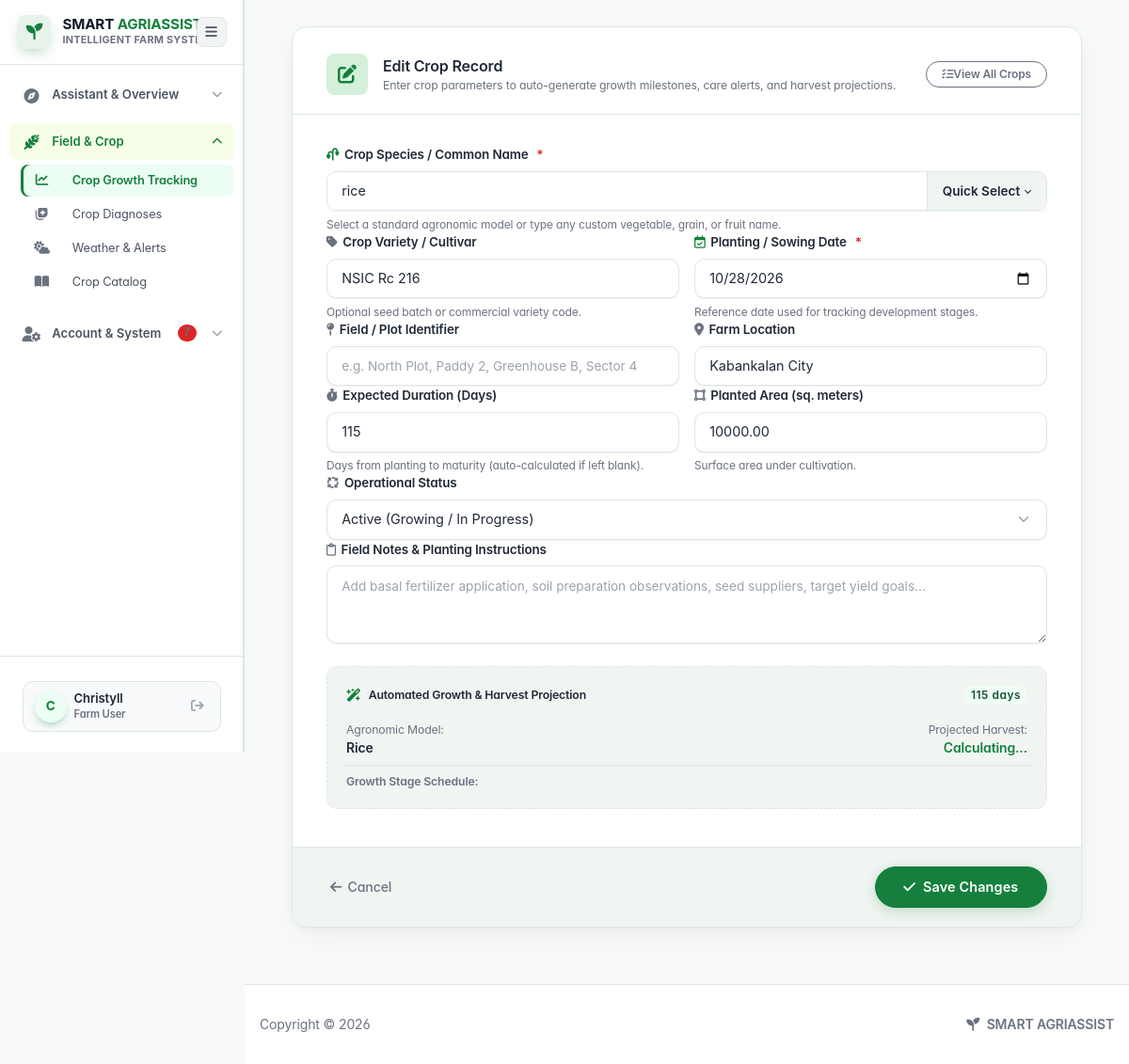
Screenshot of /crops/tracker/1/edit/ (signed in) with the database file from the repository.
### apps/crops/models.py (models this page shows, shortened)
class Crop(models.Model):
    class Status(models.TextChoices):
        ACTIVE = 'active', 'Active (Growing)'
        HARVESTED = 'harvested', 'Harvested'
        LOST = 'lost', 'Crop Loss / Cancelled'
        PLANNED = 'planned', 'Planned (Not yet sown)'
    owner = models.ForeignKey(
        settings.AUTH_USER_MODEL,
        related_name='registered_crops',
        on_delete=models.CASCADE,
    )
    crop_name = models.CharField(max_length=100, help_text='e.g. Rice, Corn, Tomato, Eggplant')
    variety = models.CharField(max_length=150, blank=True, help_text='Specific crop variety or hybrid, if known')
    planting_date = models.DateField(help_text='Date when seeds were sown or seedlings transplanted')
    farm_location = models.CharField(max_length=255, blank=True, help_text='Farm site or municipality')
    field_name = models.CharField(max_length=150, blank=True, help_text='Field identifier (e.g. North Plot 1)')
    expected_duration_days = models.PositiveIntegerField(
        default=90,
        help_text='Expected days from planting to harvest',
    )
    area_sqm = models.DecimalField(
        max_digits=10,
        decimal_places=2,
        default=0,
        validators=[MinValueValidator(0)],
        help_text='Planted area in square meters',
    )
    status = models.CharField(max_length=20, choices=Status.choices, default=Status.ACTIVE)
    notes = models.TextField(blank=True, help_text='Custom field observations and agronomic notes')
    created_at = models.DateTimeField(auto_now_add=True)
    updated_at = models.DateTimeField(auto_now=True)
    class Meta:
        db_table = 'tblregisteredcrop'
        ordering = ['-planting_date', 'crop_name']
        indexes = [
            models.Index(fields=['owner', 'status'], name='crop_owner_status_idx'),
            models.Index(fields=['owner', '-planting_date'], name='crop_owner_planted_idx'),
        ]

### apps/crops/views.py (the view, shortened to what this page needs)
# urls.py: path('tracker/<int:pk>/edit/', views.crop_edit, name='crop_edit'),
@login_required
@require_http_methods(['GET', 'POST'])
def crop_edit(request, pk):
    crop = get_object_or_404(Crop, pk=pk, owner=request.user)
    return render(
        request,
        'crops/crop_form.html',
        {
            'action': 'edit',
            'crop': crop,
            'available_crops': list(CROP_PROFILES.keys()),
        },
    )

### templates/crops/crop_form.html (shortened to what this page needs)
{% extends "theme/base.html" %}
{% block content %}
<div class="container-xl crops-page">
  <div class="modern-form-wrapper">
    <div class="card modern-form-card">
      <div class="modern-card-header d-flex align-items-center justify-content-between">
        <div class="d-flex align-items-center gap-3">
          <div
            class="p-2 rounded-3 bg-success-subtle text-success d-inline-flex align-items-center justify-content-center"
            style="width: 2.75rem; height: 2.75rem; font-size: 1.25rem;">
            {% if action == 'edit' %}
            <i class="fa-solid fa-pen-to-square"></i>
            {% else %}
            <i class="fa-solid fa-seedling"></i>
            {% endif %}
          </div>
          <div>
            <h2 class="h3 fw-bold mb-0" style="letter-spacing: -0.01em;">
              {% if action == 'edit' %}Edit Crop Record{% else %}Register a New Crop{% endif %}
            </h2>
            <p class="text-muted small mb-0 mt-0.5">
              Enter crop parameters to auto-generate growth milestones, care alerts, and harvest projections.
            </p>
          </div>
        </div>
        <a href="{% url 'crops:crop_tracker' %}"
          class="btn btn-sm btn-outline-secondary d-none d-sm-inline-flex align-items-center gap-1.5 rounded-pill px-3"
          title="Back to Crop Tracker">
          <i class="fa-solid fa-list-check"></i>
          <span>View All Crops</span>
        </a>
      </div>
      <form method="post" id="cropForm" novalidate>
        <div class="modern-card-body">
          <div class="mb-3.5">
            <label class="modern-form-label required" for="cropNameInput">
              <i class="fa-solid fa-plant-wilt text-success"></i> Crop Species / Common Name
            </label>
            <div class="input-group modern-input-group">
              <input type="text" name="crop_name" id="cropNameInput" class="form-control modern-input"
                placeholder="e.g. Rice, Sweet Corn, Tomato, Eggplant, Cabbage..."
                value="{% if action == 'edit' %}{{ crop.crop_name }}{% else %}{{ form_data.crop_name|default:'' }}{% endif %}"
                required>
              <button class="btn btn-outline-secondary dropdown-toggle" type="button" data-bs-toggle="dropdown"
                aria-expanded="false">
                Quick Select
              </button>
            </div>
            <div class="modern-form-hint">Select a standard agronomic model or type any custom vegetable, grain, or
              fruit name.</div>
          </div>
          <div class="row g-3 mb-3.5">
            <div class="col-md-6">
              <label class="modern-form-label" for="varietyInput">
                <i class="fa-solid fa-tag text-muted"></i> Crop Variety / Cultivar
              </label>
              <input type="text" name="variety" id="varietyInput" class="form-control modern-input"
                placeholder="e.g. NSIC Rc 222, Pioneer 30G44, Diamante Max"
                value="{% if action == 'edit' %}{{ crop.variety }}{% else %}{{ form_data.variety|default:'' }}{% endif %}">
              <div class="modern-form-hint">Optional seed batch or commercial variety code.</div>
            </div>
            <div class="col-md-6">
              <label class="modern-form-label required" for="plantingDateInput">
                <i class="fa-regular fa-calendar-check text-success"></i> Planting / Sowing Date
              </label>
              <input type="date" name="planting_date" id="plantingDateInput" class="form-control modern-input"
                value="{% if action == 'edit' %}{{ crop.planting_date|date:'Y-m-d' }}{% else %}{{ form_data.planting_date|default:today }}{% endif %}"
                required>
              <div class="modern-form-hint">Reference date used for tracking development stages.</div>
            </div>
          </div>
          <div class="row g-3 mb-3.5">
            <div class="col-md-6">
              <label class="modern-form-label" for="fieldNameInput">
                <i class="fa-solid fa-map-pin text-muted"></i> Field / Plot Identifier
              </label>
              <input type="text" name="field_name" id="fieldNameInput" class="form-control modern-input"
                placeholder="e.g. North Plot, Paddy 2, Greenhouse B, Sector 4"
                value="{% if action == 'edit' %}{{ crop.field_name }}{% else %}{{ form_data.field_name|default:'' }}{% endif %}">
            </div>
            <div class="col-md-6">
              <label class="modern-form-label" for="farmLocationInput">
                <i class="fa-solid fa-location-dot text-muted"></i> Farm Location
              </label>
              <input type="text" name="farm_location" id="farmLocationInput" class="form-control modern-input"
                placeholder="e.g. Kabankalan City, Negros Occidental"
                value="{% if action == 'edit' %}{{ crop.farm_location }}{% else %}{{ form_data.farm_location|default:'' }}{% endif %}">
            </div>
          </div>
          <div class="row g-3 mb-3.5">
            <div class="col-md-6">
              <label class="modern-form-label" for="durationInput">
                <i class="fa-solid fa-stopwatch text-muted"></i> Expected Duration (Days)
              </label>
              <input type="number" name="expected_duration_days" id="durationInput" class="form-control modern-input"
                placeholder="e.g. 115" min="10" max="400"
                value="{% if action == 'edit' %}{{ crop.expected_duration_days }}{% else %}{{ form_data.expected_duration_days|default:'115' }}{% endif %}">
              <div class="modern-form-hint">Days from planting to maturity (auto-calculated if left blank).</div>
            </div>
            <div class="col-md-6">
              <label class="modern-form-label" for="areaInput">
                <i class="fa-solid fa-vector-square text-muted"></i> Planted Area (sq. meters)
              </label>
              <input type="number" step="0.01" name="area_sqm" id="areaInput" class="form-control modern-input"
                placeholder="e.g. 1500" min="0"
                value="{% if action == 'edit' %}{{ crop.area_sqm }}{% else %}{{ form_data.area_sqm|default:'0' }}{% endif %}">
              <div class="modern-form-hint">Surface area under cultivation.</div>
            </div>
          </div>
          {% if action == 'edit' %}
          <div class="mb-3.5">
            <label class="modern-form-label" for="statusSelect">
              <i class="fa-solid fa-arrows-spin text-muted"></i> Operational Status
            </label>
            <select name="status" id="statusSelect" class="form-select modern-select">
              <option value="active" {% if crop.status == 'active' %}selected{% endif %}>Active (Growing / In Progress)
              </option>
            </select>
          </div>
          {% endif %}
          <div class="mb-3.5">
            <label class="modern-form-label" for="notesTextarea">
              <i class="fa-regular fa-clipboard text-muted"></i> Field Notes &amp; Planting Instructions
            </label>
            <textarea name="notes" id="notesTextarea" class="form-control modern-textarea" rows="3"
              placeholder="Add basal fertilizer application, soil preparation observations, seed suppliers, target yield goals...">{% if action == 'edit' %}{{ crop.notes }}{% else %}{{ form_data.notes|default:'' }}{% endif %}</textarea>
          </div>
          <div class="growth-preview-box" id="previewContainer">
            <div class="d-flex align-items-center justify-content-between mb-2">
              <div class="d-flex align-items-center gap-2">
                <i class="fa-solid fa-wand-magic-sparkles text-success"></i>
                <span class="fw-bold small">Automated Growth &amp; Harvest Projection</span>
              </div>
              <span class="badge bg-success-lt text-success small" id="previewDuration">115 days</span>
            </div>
            <div id="previewContent">
              <div class="row g-2 py-2 border-bottom mb-2 text-center text-sm-start">
                <div class="col-sm-6">
                  <span class="small text-muted">Agronomic Model:</span>
                  <strong class="d-block text-dark mt-0.5" id="previewCropName">Rice</strong>
                </div>
                <div class="col-sm-6 text-sm-end">
                  <span class="small text-muted">Projected Harvest:</span>
                  <strong class="d-block text-success mt-0.5" id="previewHarvestDate">Calculating...</strong>
                </div>
              </div>
              <div class="small fw-semibold text-muted mb-1.5">Growth Stage Schedule:</div>
            </div>
          </div>
        </div>
        <div class="modern-card-footer">
          <a href="{% url 'crops:crop_tracker' %}" class="subtle-cancel-link" title="Cancel and return to crop list">
            <i class="fa-solid fa-arrow-left"></i>
            <span>Cancel</span>
          </a>
          <button type="submit" class="solid-pill-btn">
            <i class="fa-solid fa-check"></i>
            <span>{% if action == 'edit' %}Save Changes{% else %}Register Crop &amp; Generate Timeline{% endif %}</span>
          </button>
        </div>
      </form>
    </div>
  </div>
</div>
{% endblock %}

### templates/theme/sidebar.html (shortened to what this page needs)
{% load static i18n %}
<aside class="dh-sidebar" id="appSidebar">
  <div class="dh-sidebar-header">
    <a href="{% url 'dashboard' %}" class="dh-brand-link" title="SMART AGRIASSIST">
      <span class="dh-brand-mark flex-shrink-0">
        <i class="fa-solid fa-seedling"></i>
      </span>
      <span class="dh-brand-text">
        <span class="dh-brand-name d-block">SMART <span class="text-agri">AGRIASSIST</span></span>
        <span class="dh-brand-sub d-block">Intelligent Farm System</span>
      </span>
    </a>
    <button class="dh-hamburger-btn" id="userSidebarHamburgerBtn" type="button" aria-label="Toggle navigation"
      aria-controls="appSidebar" aria-expanded="false" title="Toggle sidebar">
      <i class="fa-solid fa-bars"></i>
    </button>
  </div>
  <div class="dh-sidebar-scrollable flex-grow-1" style="overflow-y: auto; overflow-x: hidden;">
    <ul class="navbar-nav pt-2 mb-0" style="list-style: none; padding-left: 0;">
      <li
        class="nav-item accordion-category {% if request.resolver_match.url_name in 'dashboard,ai_assistant,home' %}is-expanded{% endif %}">
        <button class="accordion-header-btn" type="button" title="Assistant & Overview">
          <span class="nav-link-icon text-success"><i class="fa-solid fa-compass"></i></span>
          <span class="nav-link-title">Assistant &amp; Overview</span>
          <span class="accordion-chevron"><i class="fa-solid fa-chevron-down"></i></span>
        </button>
      </li>
      <li
        class="nav-item accordion-category {% if request.resolver_match.app_name == 'crops' or request.resolver_match.url_name in 'diagnoses_list,diagnosis_detail,weather' or request.resolver_match.app_name == 'catalog' %}is-expanded{% endif %}">
        <button class="accordion-header-btn" type="button" title="Field & Crop Management">
          <span class="nav-link-icon"><i class="fa-solid fa-wheat-awn"></i></span>
          <span class="nav-link-title">Field &amp; Crop</span>
          <span class="accordion-chevron"><i class="fa-solid fa-chevron-down"></i></span>
        </button>
        <div class="accordion-sublist">
          <a class="nav-link sub-link {% if request.resolver_match.app_name == 'crops' %}active{% endif %}"
            href="{% url 'crops:crop_tracker' %}">
            <span class="nav-link-icon"><i class="fa-solid fa-chart-line"></i></span>
            <span class="nav-link-title">Crop Growth Tracking</span>
          </a>
          <a class="nav-link sub-link {% if request.resolver_match.url_name == 'diagnoses_list' or request.resolver_match.url_name == 'diagnosis_detail' %}active{% endif %}"
            href="{% url 'diagnoses_list' %}">
            <span class="nav-link-icon"><i class="fa-solid fa-notes-medical"></i></span>
            <span class="nav-link-title">Crop Diagnoses</span>
          </a>
          <a class="nav-link sub-link {% if request.resolver_match.url_name == 'weather' %}active{% endif %}"
            href="{% url 'weather' %}">
            <span class="nav-link-icon"><i class="fa-solid fa-cloud-sun"></i></span>
            <span class="nav-link-title">Weather &amp; Alerts</span>
          </a>
          <a class="nav-link sub-link {% if request.resolver_match.app_name == 'catalog' %}active{% endif %}"
            href="{% url 'catalog:catalog_list' %}">
            <span class="nav-link-icon"><i class="fa-solid fa-book-open"></i></span>
            <span class="nav-link-title">Crop Catalog</span>
          </a>
        </div>
      </li>
      <li
        class="nav-item accordion-category {% if request.resolver_match.url_name in 'notifications,settings' %}is-expanded{% endif %}">
        <button class="accordion-header-btn" type="button" title="Account & System">
          <span class="nav-link-icon"><i class="fa-solid fa-user-gear"></i></span>
          <span class="nav-link-title">Account &amp; System</span>
          {% if unread_count > 0 %}
          <span class="badge bg-danger ms-auto me-2">{{ unread_count }}</span>
          {% endif %}
          <span class="accordion-chevron"><i class="fa-solid fa-chevron-down"></i></span>
        </button>
      </li>
    </ul>
  </div>
  <div class="dh-sidebar-footer">
    <div class="dh-user-card" title="Account: {{ user.username }}">
      <a href="{% url 'settings' %}" class="d-flex align-items-center gap-2 text-decoration-none min-w-0 flex-grow-1"
        title="Settings ({{ user.username }})">
        <span class="dh-avatar">{{ user.username|first|upper }}</span>
        <span class="dh-user-details">
          <span class="dh-user-name">{{ user.first_name|default:user.username }}</span>
          <span class="dh-user-role">
            {% if user.is_superuser %}Administrator{% elif user.is_staff %}Staff Member{% else %}Farm User{% endif %}
          </span>
        </span>
      </a>
      <a href="{% url 'logout' %}" class="dh-user-logout" title="Sign out">
        <i class="fa-solid fa-arrow-right-from-bracket"></i>
      </a>
    </div>
  </div>
</aside>

### rows the page displays
Crop: crop_name "rice", variety "NSIC Rc 216", planting_date "10/28/2026", farm_location "Kabankalan City", expected_duration_days "115", area_sqm "10000.00", status "Active (Growing / In Progress)"

### other values shown
{{ unread_count }} "7"
{{ user.username|first|upper }} "C"
{{ user.first_name|default:user.username }} "Christyll"
